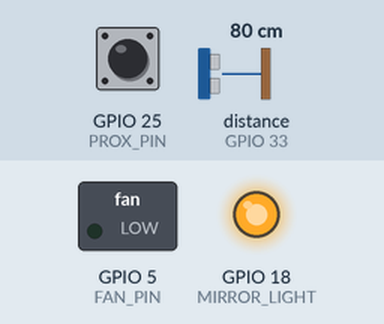
Recording of a program running on a simulated ESP32. Parts: switched loads named in the program (green lamp = pin HIGH), output pins drawn as LEDs (lit = HIGH). Wiring (inferred from the names in the program): ultrasonic range finder: trigger GPIO 32; echo GPIO 33. The test bench sets the inputs (shaded band); at power-on: GPIO 25 (PROX_PIN) HIGH, distance to the obstacle (sensor on GPIO 33) 80 cm. The echo pulse lasts 58.3 µs per cm; WiFi joins after 1.5 s; servers stay silent unless stated; the local clock reads 2024-03-15 10:24:30 at power-on unless the program sets it; no MQTT or app messages arrive unless stated; pins used as bus, display or sensor lines are not drawn; what the program prints to the serial monitor is not drawn.

Above: at 2.2 s.
2.3 s: GPIO 25 (PROX_PIN) pulled LOW for 0.15 s
At 3.1 s:
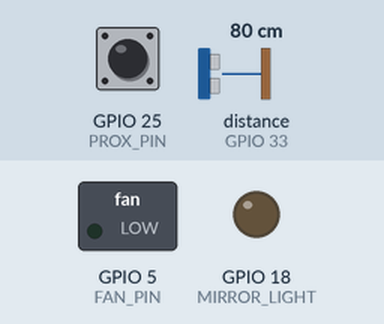
7.5 s: GPIO 25 (PROX_PIN) pulled LOW for 1 s
At 12.5 s:
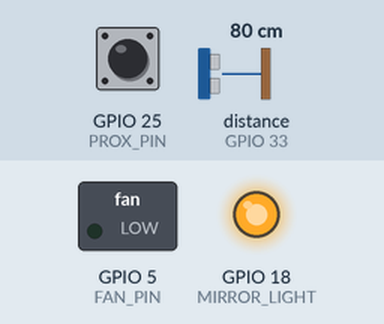
13.5 s: GPIO 25 (PROX_PIN) driven LOW
At 14.0 s:
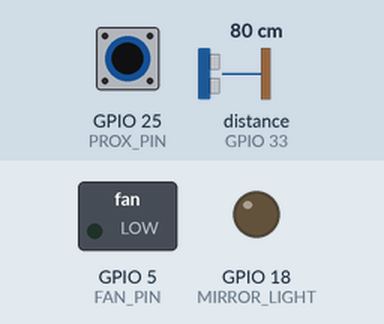
15.5 s: GPIO 25 (PROX_PIN) driven HIGH
At 19.0 s:
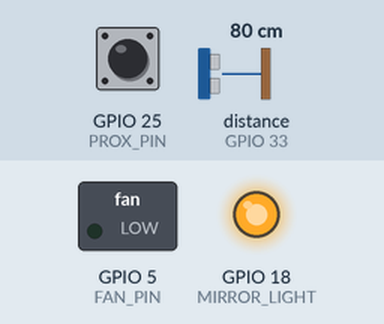
Timing chart, 0 to 20.0 s (numbered marks = the images above; inputs shaded):
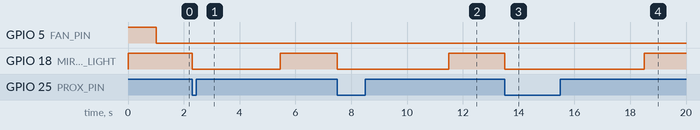

Measured:
- after the input at 2.3 s, GPIO 18 (MIRROR_LIGHT): HIGH → LOW at once, → HIGH 3.2 s later
- after the input at 7.5 s, GPIO 18 (MIRROR_LIGHT): HIGH → LOW at once, → HIGH 4.0 s later
- after the input at 13.5 s, GPIO 18 (MIRROR_LIGHT): HIGH → LOW at once
- after the input at 15.5 s, GPIO 18 (MIRROR_LIGHT): LOW → HIGH after 3.0 s

The program:

main.cpp
```cpp
#include <Arduino.h>
#include <WiFi.h>
#include <PubSubClient.h>
#include <ArduinoJson.h>
#include <time.h>
#include <sys/time.h>
#include <esp_timer.h>

// ================= THINGSBOARD =================

const char* WIFI_SSID = "Wokwi-GUEST";
const char* WIFI_PASS = "";

const char* TB_SERVER = "mqtt.thingsboard.cloud";
const int   TB_PORT = 1883;

// Token ThingsBoard KHÔNG hardcode trong repo.
// Truyền lúc build:  pio run -t upload --project-option 'build_flags=-DTB_TOKEN="<device-token>"'
// hoặc đặt biến môi trường TB_TOKEN khi chạy trên Wokwi.
#ifndef TB_TOKEN
#define TB_TOKEN "REPLACE_WITH_THINGSBOARD_DEVICE_TOKEN"
#endif
const char* TOKEN = TB_TOKEN;

// ================= PIN CẢM BIẾN =================

// HC-SR04 quét khu vực trong phòng / hướng cửa
#define TRIG_1 32
#define ECHO_1 33

// Cảm biến tiệm cận lavabo: LOW = đang phát hiện
#define PROX_PIN 25
const int PROX_ACTIVE_LEVEL = LOW;

// ================= ĐẦU RA =================

#define MIRROR_LIGHT  18 // GPIO18 -> IN2 (K2): den guong
#define FAN_PIN        5 // GPIO5 -> IN1 (K1): den tran va quat

// ================= NGƯỠNG VÀ THỜI GIAN =================

// Giữ ngưỡng 110 cm của HC-SR04 được giữ lại.
// Cần chỉnh theo số đo thực tế sau khi đổi vị trí lắp cảm biến.
#define ROOM_DISTANCE 250

// Cả U và P không phát hiện liên tục 10 giây:
// tắt đồng thời đèn trần và quạt trong chế độ AUTO.
const unsigned long EMPTY_TIME = 10000;

// P không phát hiện liên tục 3 giây: tắt đèn gương.
const unsigned long MIRROR_OFF_DELAY = 3000;

// ================= BIẾN =================

WiFiClient espClient;
PubSubClient client(espClient);

float roomDistance = 400;

// Trạng thái suy luận từ cảm biến, theo dõi ở mọi chế độ.
bool U = false;
bool P = false;
bool roomOccupied = false;
bool autoMirrorState = false;

// Trạng thái đầu ra thực tế, có thể bị chế độ thủ công ghi đè.
bool ceilingState = false;
bool mirrorState = false;
bool fanState = false;

bool roomOffTimerRunning = false;
bool mirrorOffTimerRunning = false;
unsigned long roomEmptySince = 0;
unsigned long mirrorEmptySince = 0;
unsigned long usageStartTime = 0;

unsigned long lastSensorRead = 0;
unsigned long lastSend = 0;
unsigned long lastWifiTry = 0;
unsigned long lastMqttTry = 0;

// ================= QUEUE CHUNG: TELEMETRY + ENTRY/EXIT =================
// Queue RAM: reset/mat dien se mat du lieu chua gui.
// 1800 ban ghi ~ 30 phut neu chi co telemetry 1 giay/ban ghi.
// Moi ENTRY/EXIT chiem them 1 phan tu. Day: giu cu, bo ban ghi moi va bao Serial.
const uint16_t DATA_QUEUE_CAPACITY = 1800;
const unsigned long QUEUE_SEND_INTERVAL_MS = 250; // Toi da 4 ban tin/giay.
const unsigned long QUEUE_RETRY_INTERVAL_MS = 1000;
const int64_t MIN_VALID_EPOCH_MS = 1704067200000LL; // 2024-01-01 UTC.

enum RecordKind : uint8_t { RECORD_TELEMETRY, RECORD_ENTRY, RECORD_EXIT };
enum RecordFlags : uint8_t {
  FLAG_U = 1 << 0, FLAG_P = 1 << 1, FLAG_ROOM = 1 << 2,
  FLAG_CEILING = 1 << 3, FLAG_MIRROR = 1 << 4, FLAG_FAN = 1 << 5
};

struct QueuedRecord {
  uint64_t uptimeMs;        // Thoi diem lay mau, dong ho don dieu 64-bit.
  int64_t timestampMs;      // Unix milliseconds UTC, 0 neu chua co gio NTP.
  float distance;
  uint32_t usageSeconds;
  RecordKind kind;
  uint8_t flags;
  uint8_t savedMode;        // Chup mode luc lay mau, khong doc lai luc gui.
};
static_assert(sizeof(QueuedRecord) <= 32, "Queue vuot ngan sach RAM");

QueuedRecord dataQueue[DATA_QUEUE_CAPACITY];
uint16_t dataQueueHead = 0;
uint16_t dataQueueCount = 0;
uint32_t droppedRecords = 0;
unsigned long lastQueueAttempt = 0;
unsigned long queueAttemptInterval = QUEUE_SEND_INTERVAL_MS;
bool clockReady = false;
int64_t bootEpochMs = 0; // Moc quy doi mau truoc lan dong bo gio dau tien.
unsigned long lastClockWarning = 0;

// ================= MANUAL =================

enum Mode {
  AUTO_MODE,
  MANUAL_ON,
  MANUAL_OFF
};

Mode mode = AUTO_MODE;

// =================================================
// ĐỌC HC-SR04
// =================================================

float readDistance(int trig, int echo) {
  digitalWrite(trig, LOW);
  delayMicroseconds(2);
  digitalWrite(trig, HIGH);
  delayMicroseconds(10);
  digitalWrite(trig, LOW);

  unsigned long duration = pulseIn(echo, HIGH, 25000);

  // 999 là không nhận được Echo, không phải khoảng cách thật.
  if (duration == 0)
    return 999;

  return duration / 58.0;
}

bool validDistance(float d) {
  return d >= 2 && d <= 400;
}

// =================================================
// DIEU KHIEN HAI RELAY KICH MUC LOW
// =================================================

void updateOutputs() {
  // K2: LOW = bat den guong; HIGH = tat.
  digitalWrite(MIRROR_LIGHT, mirrorState ? LOW : HIGH);

  // K1: LOW = bat dong thoi den tran va quat; HIGH = tat.
  digitalWrite(FAN_PIN, fanState ? LOW : HIGH);
}

// =================================================
// RPC TỪ THINGSBOARD: setMode -> AUTO / ON / OFF
// =================================================

void callback(char* topic, byte* payload, unsigned int length) {
  StaticJsonDocument<256> doc;
  if (deserializeJson(doc, payload, length))
    return;

  String topicStr = topic;
  if (!topicStr.startsWith("v1/devices/me/rpc/request/"))
    return;

  String requestId = topicStr.substring(
    strlen("v1/devices/me/rpc/request/")
  );
  String method = doc["method"].as<String>();

  if (method == "setMode") {
    String value;
    if (doc["params"].is<const char*>())
      value = doc["params"].as<String>();
    else
      value = doc["params"]["mode"].as<String>();

    if (value == "AUTO")
      mode = AUTO_MODE;
    else if (value == "ON")
      mode = MANUAL_ON;
    else if (value == "OFF")
      mode = MANUAL_OFF;

    String responseTopic = "v1/devices/me/rpc/response/" + requestId;
    client.publish(responseTopic.c_str(), "true");
  }
}

// =================================================
// WIFI
// =================================================

void connectWiFi() {
  if (WiFi.status() == WL_CONNECTED)
    return;
  if (millis() - lastWifiTry < 5000)
    return;

  lastWifiTry = millis();
  Serial.println("Dang ket noi WiFi...");
  WiFi.begin(WIFI_SSID, WIFI_PASS);
}

// =================================================
// MQTT
// =================================================

void connectMQTT() {
  if (WiFi.status() != WL_CONNECTED)
    return;
  if (client.connected())
    return;
  if (millis() - lastMqttTry < 5000)
    return;

  lastMqttTry = millis();
  Serial.print("Dang ket noi ThingsBoard...");

  if (client.connect("ESP32_Restroom", TOKEN, NULL)) {
    Serial.println(" Thanh cong");
    client.subscribe("v1/devices/me/rpc/request/+");
  } else {
    Serial.print(" That bai, rc=");
    Serial.println(client.state());
  }
}

// =================================================
// THOI DIEM LAY MAU VA HANG DOI FIFO
// =================================================

uint64_t monotonicMs() {
  return static_cast<uint64_t>(esp_timer_get_time()) / 1000ULL;
}

int64_t readEpochMs() {
  struct timeval tv;
  if (gettimeofday(&tv, nullptr) != 0)
    return 0;
  int64_t value = static_cast<int64_t>(tv.tv_sec) * 1000LL + tv.tv_usec / 1000;
  return value >= MIN_VALID_EPOCH_MS ? value : 0;
}

void updateTimeAnchor() {
  if (clockReady)
    return;
  const int64_t epochMs = readEpochMs();
  if (epochMs == 0)
    return;
  bootEpochMs = epochMs - static_cast<int64_t>(monotonicMs());
  clockReady = true;
  Serial.println("[TIME] Da co gio UTC; cho phep gui queue voi timestamp.");
}

void stampRecord(QueuedRecord& record) {
  record.uptimeMs = monotonicMs();
  record.timestampMs = readEpochMs();
}

bool enqueueRecord(const QueuedRecord& record) {
  if (dataQueueCount >= DATA_QUEUE_CAPACITY) {
    ++droppedRecords;
    if (droppedRecords == 1 || droppedRecords % 60 == 0)
      Serial.printf("[QUEUE FULL] Bo ban ghi MOI; tong da bo=%lu\n",
                    static_cast<unsigned long>(droppedRecords));
    return false;
  }
  const uint16_t tail = (dataQueueHead + dataQueueCount) % DATA_QUEUE_CAPACITY;
  dataQueue[tail] = record;
  ++dataQueueCount;
  return true;
}

const char* recordedModeText(uint8_t savedMode) {
  return savedMode == AUTO_MODE ? "AUTO"
      : savedMode == MANUAL_ON ? "MANUAL_ON" : "MANUAL_OFF";
}

bool formatRecord(const QueuedRecord& record, char* output, size_t capacity) {
  int written;
  if (record.kind == RECORD_TELEMETRY) {
    written = snprintf(output, capacity,
      "{\"ts\":%lld,\"values\":{"
      "\"roomDistance\":%.1f,"
      "\"ultrasonicDetected\":%s,"
      "\"sinkProximity\":%s,"
      "\"roomOccupied\":%s,"
      "\"ceilingLight\":%s,"
      "\"mirrorLight\":%s,"
      "\"fan\":%s,"
      "\"usageTime\":%lu,"
      "\"mode\":\"%s\"}}",
      static_cast<long long>(record.timestampMs), record.distance,
      (record.flags & FLAG_U) ? "true" : "false",
      (record.flags & FLAG_P) ? "true" : "false",
      (record.flags & FLAG_ROOM) ? "true" : "false",
      (record.flags & FLAG_CEILING) ? "true" : "false",
      (record.flags & FLAG_MIRROR) ? "true" : "false",
      (record.flags & FLAG_FAN) ? "true" : "false",
      static_cast<unsigned long>(record.usageSeconds),
      recordedModeText(record.savedMode));
  } else {
    written = snprintf(output, capacity,
      "{\"ts\":%lld,\"values\":{\"roomEvent\":\"%s\"}}",
      static_cast<long long>(record.timestampMs),
      record.kind == RECORD_ENTRY ? "ENTRY" : "EXIT");
  }
  return written > 0 && static_cast<size_t>(written) < capacity;
}

// Giu ten ham va hai cho goi ENTRY/EXIT trong logic cu.
// Moi su kien la mot ban ghi rieng, co thoi diem phat sinh rieng.
void queueRoomEvent(const char* event) {
  QueuedRecord record = {};
  if (strcmp(event, "ENTRY") == 0)
    record.kind = RECORD_ENTRY;
  else if (strcmp(event, "EXIT") == 0)
    record.kind = RECORD_EXIT;
  else
    return;
  stampRecord(record);
  if (enqueueRecord(record))
    Serial.printf("[QUEUE] %s uptime=%llu ms, pending=%u\n", event,
                  static_cast<unsigned long long>(record.uptimeMs), dataQueueCount);
}

// Chup TOAN BO gia tri hien tai vao queue, du co mang hay khong.
// Khong luu con tro den bien toan cuc, khong lay lai gia tri luc gui bu.
void queueTelemetry() {
  QueuedRecord record = {};
  record.kind = RECORD_TELEMETRY;
  stampRecord(record);
  record.distance = roomDistance;
  record.usageSeconds = roomOccupied ? (millis() - usageStartTime) / 1000 : 0;
  record.savedMode = static_cast<uint8_t>(mode);
  record.flags = (U ? FLAG_U : 0) | (P ? FLAG_P : 0)
      | (roomOccupied ? FLAG_ROOM : 0) | (ceilingState ? FLAG_CEILING : 0)
      | (mirrorState ? FLAG_MIRROR : 0) | (fanState ? FLAG_FAN : 0);
  if (enqueueRecord(record)) {
    char data[400];
    if (formatRecord(record, data, sizeof(data))) {
      Serial.printf("[QUEUE pending=%u uptime=%llu] ", dataQueueCount,
                    static_cast<unsigned long long>(record.uptimeMs));
      Serial.println(data); // ts=0 tren Serial: dang cho gio, CHUA gui len cloud.
    }
  }
}

void sendQueuedData() {
  if (WiFi.status() != WL_CONNECTED || !client.connected() || dataQueueCount == 0)
    return;
  updateTimeAnchor();
  if (!clockReady) {
    // Khong gui ts=0/1970, khong dung thoi gian nhan thay cho thoi gian lay mau.
    if (millis() - lastClockWarning >= 10000) {
      lastClockWarning = millis();
      Serial.println("[TIME] Dang cho NTP; van luu queue. Kiem tra Internet/UDP 123.");
    }
    return;
  }

  const unsigned long now = millis();
  if (now - lastQueueAttempt < queueAttemptInterval)
    return;
  lastQueueAttempt = now;

  QueuedRecord& record = dataQueue[dataQueueHead];
  if (record.timestampMs == 0) {
    // Quy doi moc uptime da luu khi khoi dong offline, trong CUNG mot lan chay.
    // Moc nay duoc giu lai ca khi publish that bai de retry cung timestamp.
    record.timestampMs = bootEpochMs + static_cast<int64_t>(record.uptimeMs);
  }

  char data[400];
  if (!formatRecord(record, data, sizeof(data))) {
    Serial.println("[QUEUE] JSON vuot buffer; giu nguyen ban ghi.");
    queueAttemptInterval = QUEUE_RETRY_INTERVAL_MS;
    return;
  }
  if (!client.publish("v1/devices/me/telemetry", data)) {
    Serial.println("[QUEUE] Gui that bai; giu ban ghi de thu lai.");
    queueAttemptInterval = QUEUE_RETRY_INTERVAL_MS;
    return;
  }

  // PubSubClient publish QoS 0: true la thanh cong ghi ra client,
  // KHONG phai xac nhan ThingsBoard da luu vao database.
  dataQueueHead = (dataQueueHead + 1) % DATA_QUEUE_CAPACITY;
  --dataQueueCount;
  queueAttemptInterval = QUEUE_SEND_INTERVAL_MS;
  Serial.printf("[SEND pending=%u] ", dataQueueCount);
  Serial.println(data);
  // Chi xu ly mot ban ghi moi lan goi; khong dung while rut het queue.
}

// =================================================
// CẬP NHẬT HAI BỘ ĐẾM ĐỘC LẬP Ở MỌI CHẾ ĐỘ
// =================================================

void updateRoomOccupancy() {
  unsigned long now = millis();

  U = validDistance(roomDistance) && roomDistance < ROOM_DISTANCE;
  P = digitalRead(PROX_PIN) == PROX_ACTIVE_LEVEL;

  // Bộ đếm 10 giây: U hoặc P có thể giữ đèn trần và quạt.
  if (U || P) {
    roomOffTimerRunning = false;
    roomEmptySince = 0;

    if (!roomOccupied) {
      roomOccupied = true;
      usageStartTime = now;
      queueRoomEvent("ENTRY");
      Serial.println("ROOM -> OCCUPIED");
    }
  } else if (roomOccupied) {
    if (!roomOffTimerRunning) {
      roomOffTimerRunning = true;
      roomEmptySince = now;
    }

    if (now - roomEmptySince >= EMPTY_TIME) {
      roomOccupied = false;
      roomOffTimerRunning = false;
      roomEmptySince = 0;
      usageStartTime = 0;
      queueRoomEvent("EXIT");
      Serial.println("ROOM -> EMPTY");
    }
  }

  // Bộ đếm 3 giây: chỉ P giữ trạng thái tự động của đèn gương.
  if (P) {
    autoMirrorState = true;
    mirrorOffTimerRunning = false;
    mirrorEmptySince = 0;
  } else if (autoMirrorState) {
    if (!mirrorOffTimerRunning) {
      mirrorOffTimerRunning = true;
      mirrorEmptySince = now;
    }

    if (now - mirrorEmptySince >= MIRROR_OFF_DELAY) {
      autoMirrorState = false;
      mirrorOffTimerRunning = false;
      mirrorEmptySince = 0;
    }
  }
}

// =================================================
// ĐIỀU KHIỂN TỰ ĐỘNG
// =================================================

void autoControl() {
  ceilingState = roomOccupied;
  fanState = roomOccupied;
  mirrorState = autoMirrorState;
  updateOutputs();
}

// =================================================
// SETUP
// =================================================

void setup() {
  // Tat ca hai relay ngay khi vao setup(), truoc khoang cho khoi dong.
  pinMode(FAN_PIN, OUTPUT);
  digitalWrite(FAN_PIN, HIGH);
  pinMode(MIRROR_LIGHT, OUTPUT);
  digitalWrite(MIRROR_LIGHT, HIGH);

  Serial.begin(115200);
  delay(1000);

  Serial.println();
  Serial.println("===============================");
  Serial.println("SERIAL ESP32 HOAT DONG");
  Serial.println("===============================");

  pinMode(TRIG_1, OUTPUT);
  digitalWrite(TRIG_1, LOW);
  pinMode(ECHO_1, INPUT);
  pinMode(PROX_PIN, INPUT_PULLUP);

  WiFi.mode(WIFI_STA);
  WiFi.begin(WIFI_SSID, WIFI_PASS);
  client.setServer(TB_SERVER, TB_PORT);
  client.setCallback(callback);
  client.setBufferSize(512);
  // Giảm thời gian chờ phản hồi MQTT khi máy chủ mất kết nối.
  // TCP/DNS vẫn là lời gọi đồng bộ của WiFiClient.
  client.setSocketTimeout(1);

  // NTP chay nen, khong cho trong while. Epoch UTC khong cong them 7 gio.
  configTime(0, 0, "pool.ntp.org", "time.google.com", "time.cloudflare.com");
  Serial.printf("[QUEUE] capacity=%u, RAM=%u bytes; reset se mat queue.\n",
                DATA_QUEUE_CAPACITY, static_cast<unsigned int>(sizeof(dataQueue)));

  Serial.println("HE THONG NHA VE SINH KHOI DONG");
}

// =================================================
// LOOP
// =================================================

void loop() {
  unsigned long now = millis();
  updateTimeAnchor();

  // Đọc HC-SR04 mỗi 60 ms; GPIO25 được đọc ở mọi vòng lặp.
  if (now - lastSensorRead >= 60) {
    lastSensorRead = now;
    roomDistance = readDistance(TRIG_1, ECHO_1);
  }

  // Theo dõi cảm biến và hai bộ đếm ở mọi chế độ.
  updateRoomOccupancy();

  if (mode == AUTO_MODE) {
    autoControl();
  } else if (mode == MANUAL_ON) {
    ceilingState = true;
    mirrorState = true;
    fanState = true;
    updateOutputs();
  } else {
    ceilingState = false;
    mirrorState = false;
    fanState = false;
    updateOutputs();
  }

  if (now - lastSend >= 1000) {
    lastSend = now;
    queueTelemetry();
  }

  connectWiFi();
  connectMQTT();
  if (client.connected())
    client.loop();
  sendQueuedData();
}
```
